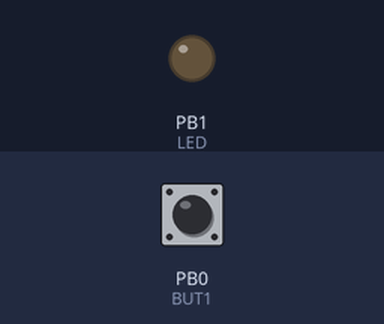
A sketch run on a simulated ATtiny85, built with avr-gcc and run on an emulated ATtiny85. Shown: output pins drawn as LEDs (lit = HIGH). Dashed ring = blinking. Inputs (shaded band) come from the test bench; at power-on: PB0 (BUT1) HIGH. Random numbers use the default seed unless the sketch sets one.

Above: at 1.2 s.
1.3 s: PB0 (BUT1) pulled LOW for 0.15 s
At 1.48 s:
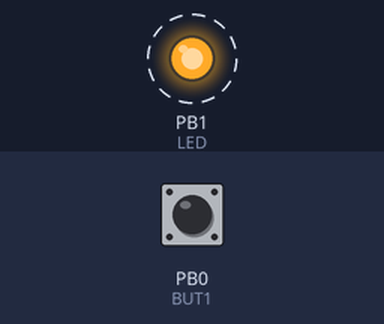
3.0 s: PB0 (BUT1) pulled LOW for 3.2 s
At 7.5 s:
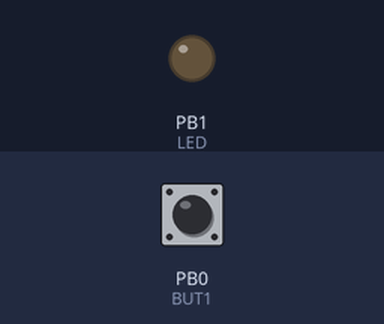
Timing chart, 0 to 9.0 s (numbered marks = the images above; inputs shaded):
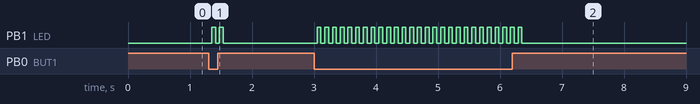

The sketch:

rng_4.ino
```cpp
#include "DigiKeyboard.h"
#include <Entropy.h>

#define LED 1
#define BUT1 0
#define BLEN 125

// Variables will change:
int ledState = HIGH;
int buttonState;
int lastButtonState = LOW;
uint8_t rnd;

long lastDebounceTime = 0;
long debounceDelay = 50;

int getRandomNumber(){
  return Entropy.random(1,7);
}

void blinkLed(){
    digitalWrite(LED,HIGH);
    DigiKeyboard.update();
    DigiKeyboard.sendKeyStroke(0);
    DigiKeyboard.delay(BLEN/2);
    digitalWrite(LED,LOW);
    DigiKeyboard.delay(BLEN/2);
}

void bRand(){
  char str[16];
  int x;
  int r = getRandomNumber();
  for (x = 0; x < r; x++){
    blinkLed();
  }
  DigiKeyboard.write(itoa(r, str, 10));
}

void setup() {
  char seed[32];
  Entropy.initialize();
  uint32_t seed_value;
  pinMode(BUT1, INPUT_PULLUP);
  pinMode(LED, OUTPUT);
  seed_value = Entropy.random();
  DigiKeyboard.write("Seed: ");
  DigiKeyboard.write(itoa(seed_value, seed, 10));
  randomSeed(seed_value);
}

void loop() {

  int reading = digitalRead(BUT1);
  if (reading != lastButtonState) {
    lastDebounceTime = millis();
  }

  if ((millis() - lastDebounceTime) > debounceDelay) {
    buttonState = reading;
    if (buttonState == HIGH){
      digitalWrite(LED,LOW);
    } else {
      bRand();
    }
  }

  lastButtonState = reading;

  DigiKeyboard.update();
  DigiKeyboard.sendKeyStroke(0);
}
```

Measured:
- after the input at 1.3 s, PB1 (LED): alternates HIGH for 0.06 s and LOW for 0.06 s, 4 changes in all, then stays LOW, starting after 0.05 s
- after the input at 3.0 s, PB1 (LED): alternates HIGH for 0.06 s and LOW for 0.06 s, 54 changes in all, then stays LOW, starting after 0.05 s
